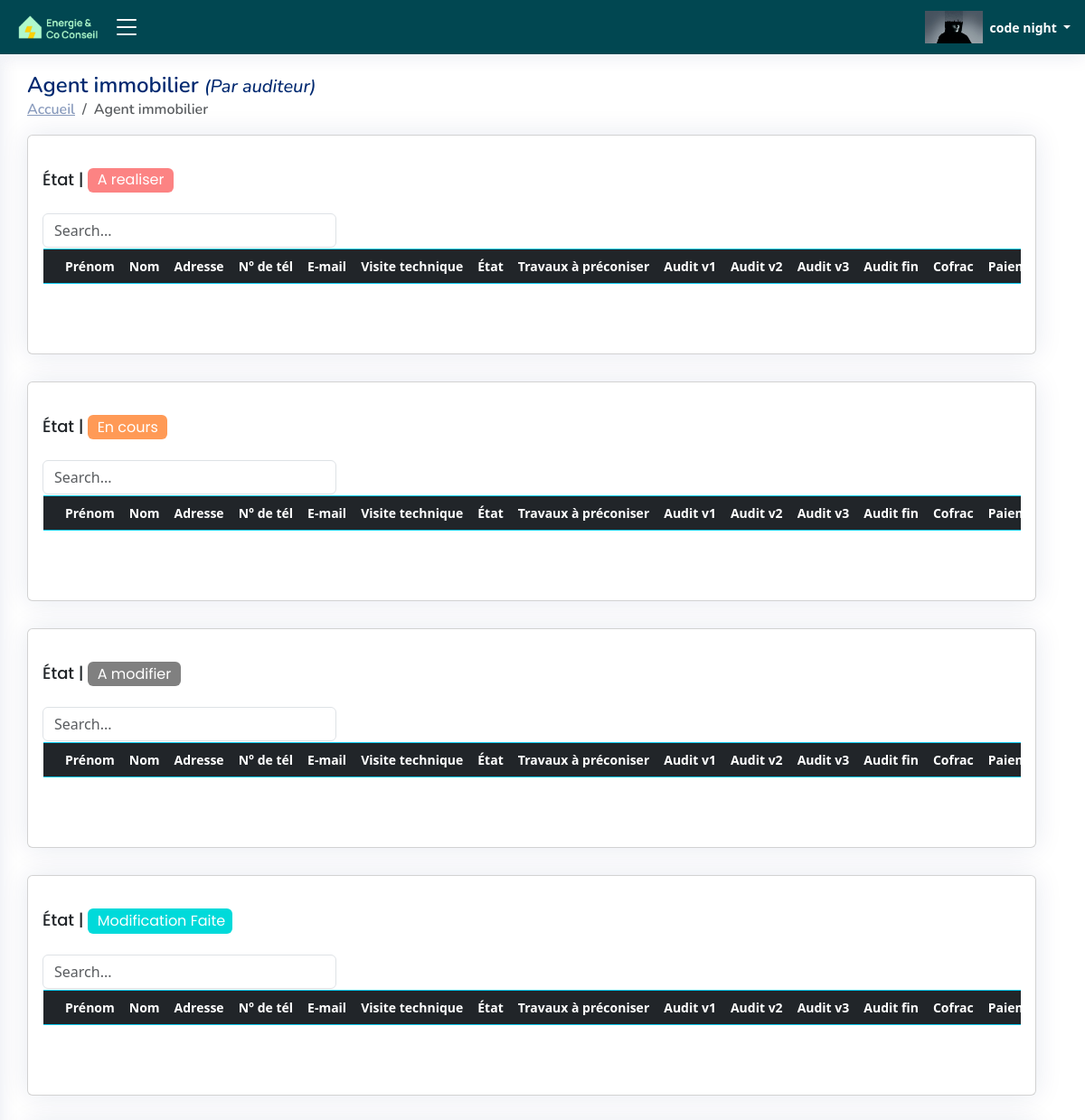
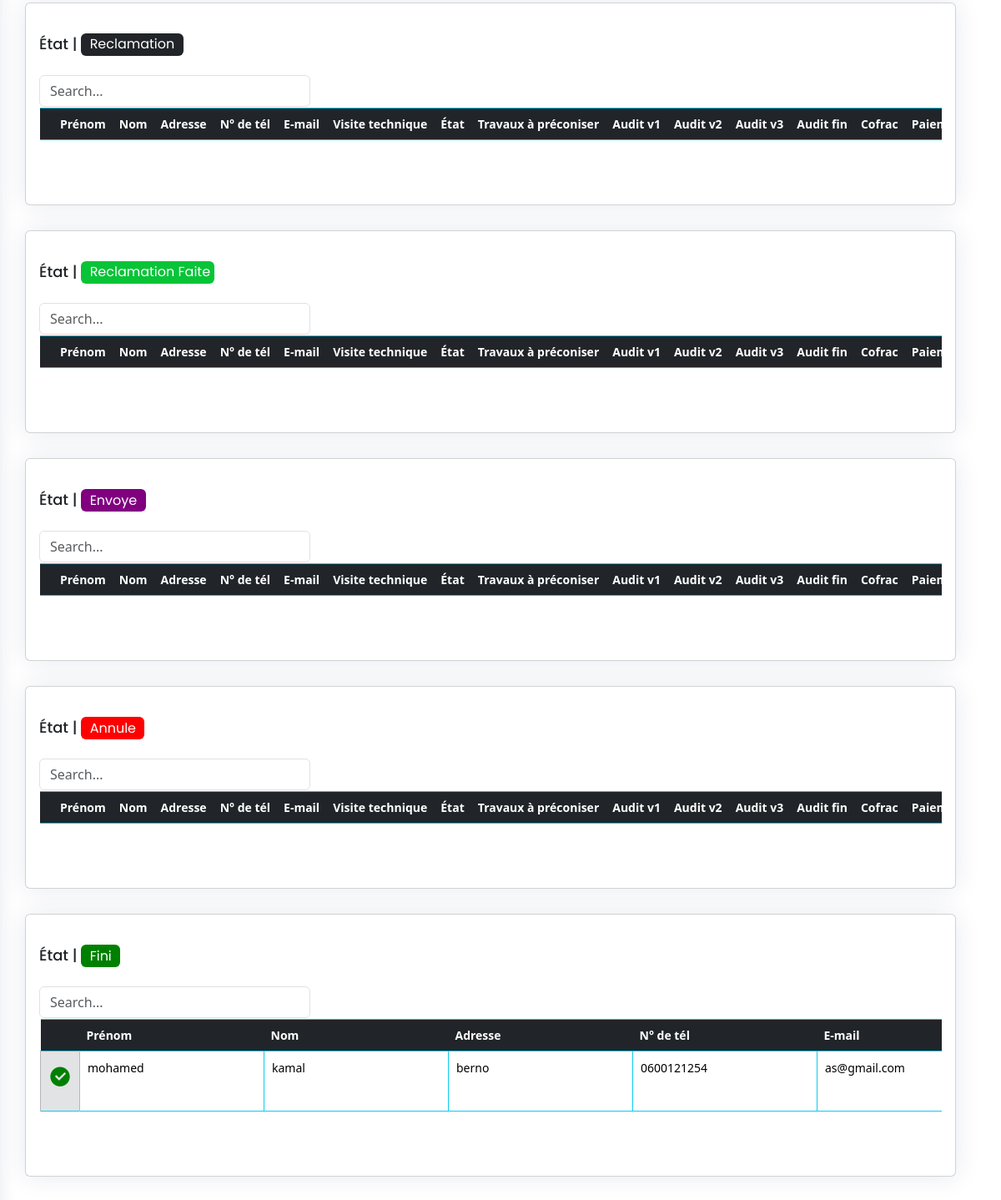
The page /AI_audit_BY_A/ (signed in) on the database its author committed (2 pictures, top to bottom).
### ERapp/models.py (models this page shows, shortened)
class USER(AbstractBaseUser, PermissionsMixin):
    email = models.EmailField(unique=True)
    first_name = models.CharField(max_length=30, blank=True, null=True)
    last_name = models.CharField(max_length=30, blank=True, null=True)
    role = models.CharField(max_length=255, blank=True, null=True)
    agent = models.CharField(max_length=30, blank=True, null=True)
    num = models.CharField(max_length=30, blank=True, null=True)
    is_active = models.BooleanField(default=True)
    is_staff = models.BooleanField(default=False)
    is_superuser = models.BooleanField(default=False)
    profile_pic = models.ImageField(blank=True, upload_to='uploads/profilePic',default='uploads/default_user_avatar.png')
    date_joined = models.DateTimeField(default=timezone.now)
    last_login = models.DateTimeField(blank=True, null=True)
    user_id = models.CharField(max_length=255,blank=True, null=True)
    auditeur = models.BooleanField(default=False)
    be = models.BooleanField(default=False)
    ai = models.BooleanField(default=False)
    com_name = models.CharField(max_length=255,blank=True, null=True)
    objects = CustomUserManager()
    USERNAME_FIELD = 'email'
    REQUIRED_FIELDS = ['first_name', 'last_name']

class TableData001(models.Model):
    cell_id = models.CharField(max_length=255,blank=True)
    firstname = models.CharField(max_length=255,blank=True)
    lastname = models.CharField(max_length=255,blank=True)
    address = models.CharField(max_length=255,blank=True)
    email = models.CharField(max_length=255,blank=True)
    num = models.CharField(max_length=255,blank=True)
    precaite = models.CharField(max_length=255,blank=True)
    vt = models.FileField(upload_to='uploads/files',blank=True)
    etat_vt = models.CharField(default="En cours",max_length=255,blank=True)
    etat = models.CharField(default="A realiser",max_length=255,blank=True)
    tp = models.CharField(max_length=255,blank=True)
    auditV1 = models.FileField(upload_to='uploads/files/%Y/%m/%d/',blank=True)
    auditV2 = models.FileField(upload_to='uploads/files/%Y/%m/%d/',blank=True)
    auditV3 = models.FileField(upload_to='uploads/files/%Y/%m/%d/',blank=True)
    cofrac = models.CharField(max_length=255,blank=True)
    paiement = models.BooleanField(default=False)
    auditeur = models.CharField(max_length=255,blank=True)
    agent= models.CharField(max_length=255,blank=True,null=True)
    bureau_d_etude = models.CharField(max_length=255,blank=True,null=True)
    be = models.BooleanField(default=False)
    ai = models.BooleanField(default=False)
    creation_time = models.DateTimeField(auto_now_add=True, blank = True)
    Envoye_time = models.DateTimeField(null=True, blank=True, default=None)
    Envoye_time_checker = models.BooleanField(default=False)
    Envoye_by_user= models.CharField(max_length=255,blank=True,null=True)
    fini_time = models.DateTimeField(null=True, blank=True, default=None)
    fini_time_checker = models.BooleanField(default=False)
    fini_by_user=models.CharField(max_length=255,blank=True,null=True)
    Modification_Faite_time = models.DateTimeField(null=True, blank=True, default=None)
    Modification_Faite_time_checker = models.BooleanField(default=False)
    Modification_Faite_time_checker_2 = models.BooleanField(default=False)
    Modification_Faite_by_user=models.CharField(max_length=255,blank=True,null=True)

### ERapp/views.py (the view)
# urls.py: path('AI_audit_BY_A/',AI_audit_BY_A ,name="AI_audit_BY_A"),
@login_required
def AI_audit_BY_A(request): # add row (,firstname,lastname,addressm,num,etat,tp,cofrac,paiment,agent,)
    redirect_page="/AI_audit_BY_A/"
    html_page="AI_audit_BY_A.html"
    list=audit_pages(request,redirect_page,html_page)
    return render(request, f"html/{html_page}", list)

### ERapp/templates/html/AI_audit_BY_A.html (shortened to what this page needs)
{% load static %}
{% load l10n %}
{% load humanize %}
<!DOCTYPE html>
<html lang="fr">
<head>
  <link rel="stylesheet" href="https://cdnjs.cloudflare.com/ajax/libs/font-awesome/5.15.3/css/all.min.css">
  <link href="{% static 'css/style.css' %}" rel="stylesheet" type="text/css">
  <link href="{% static 'vendor/bootstrap/css/bootstrap.min.css' %}" rel="stylesheet">
  <link href="{% static 'vendor/bootstrap-icons/bootstrap-icons.css' %}" rel="stylesheet">
  <link href="{% static 'vendor/boxicons/css/boxicons.min.css' %}" rel="stylesheet">
  <link href="{% static 'vendor/quill/quill.snow.css' %}" rel="stylesheet">
  <link href="{% static 'vendor/quill/quill.bubble.css' %}" rel="stylesheet">
  <link href="{% static 'vendor/remixicon/remixicon.css' %}" rel="stylesheet">
  <link href="{% static 'vendor/simple-datatables/style.css' %}" rel="stylesheet">
</head>
<body onload="load()">
  {% if user.is_authenticated  and "auditeur" in user.role  %}
  <header id="header" class="header fixed-top d-flex align-items-center">
    <div class="d-flex align-items-center justify-content-between logo_with_button" >
      <a href="{% url 'main_page' %}"  class="logo d-flex align-items-center">
        <img src="{% static 'image\logo.png' %}" alt="" >
      </a>
      <i class="bi bi-list toggle-sidebar-btn " id="click_side_bar"></i>
    </div>
    <nav class="header-nav ms-auto">
      <ul class="d-flex align-items-center">
        <li class="nav-item dropdown pe-3">
          <a class="nav-link nav-profile d-flex align-items-center pe-0" href="#" data-bs-toggle="dropdown">
            <img src="{{ user.profile_pic.url }}"  alt="Image">
            <span class="d-none d-md-block dropdown-toggle ps-2">{{ user.first_name }} {{ user.last_name }} </span>
          </a>
        </li>
      </ul>
    </nav>
  </header>
  <main id="main" class="main">
    <div class="pagetitle">
      <h1>Agent immobilier <i class="h5">(Par auditeur)</i></h1>
      <nav>
        <ol class="breadcrumb">
          <li class="breadcrumb-item"><a href="{% url 'main_page' %}">Accueil</a></li>
          <li class="breadcrumb-item active">Agent immobilier</li>
        </ol>
      </nav>
    </div>
    <section class="section dashboard">
      <div class="row">
            {% for k  in table_index %}
            <div class="row">
              <div class="col-12">
                <div class="card recent-sales">
                  <div class="card-body">
                    <h5 class="card-title">État | <span class="badge" data-badge="{{k.state}}"> {{k.state}}</span> </h5>
                    <input class="form-control" type="text" id="filterInput_{{ k.index }}" placeholder="Search..." style="width:30%;min-width:100px;">
                      <div class="overflow-auto" style="padding:1px;">
                      <form method="post"  enctype="multipart/form-data" id="myForm" >
                      <table class="table  table-hover   table-bordered  table-borderless border-info " id="tableDATA_{{k.index}}" cellspacing="0" >
                        <thead class="table-dark border-info">
                          <th class="fixed-column" ></th>
                          <th onclick="sortTable('tableDATA_{{k.index}}',1)">Prénom</th>
                          <th onclick="sortTable('tableDATA_{{k.index}}',2)">Nom</th>
                          <th onclick="sortTable('tableDATA_{{k.index}}',3)" >Adresse </th>
                          <th onclick="sortTable('tableDATA_{{k.index}}',4)">N° de tél</th>
                          <th onclick="sortTable('tableDATA_{{k.index}}',5)">E-mail</th>
                          <th colspan=2>Visite technique</th>
                          <th >État</th>
                          <th onclick="sortTable('tableDATA_{{k.index}}',9)">Travaux à préconiser</th>
                          <th>Audit v1</th>
                          <th>Audit v2</th>
                          <th>Audit v3</th>
                          <th>Audit fin</th>
                          <th onclick="sortTable('tableDATA_{{k.index}}',14)">Cofrac</th>
                          <th >Paiement</th>
                        </thead>
                        <tbody id="myTable_{{k.index}}" >
                          {% for item in data %}
                          {% if item.etat == k.state and item.ai == True and Audi in item.auditeur %}
                              <tr id="tr_{{ item.cell_id }}">
                                <td class="fixed-column table-secondary"><button  class="button_table_data" onclick="submitForm__01('{{item.cell_id}}','1','{{redirect_next_page}}','send_data')" type="button" id="table{{k.index}}_edit_col" name="button_edit_data_on_table" value="{{item.cell_id}}" ><i class="ri-checkbox-circle-fill fa-2x color_green " id="i_for_edit_button"></i></button></td>
                                <td class="td_input_cell" ><input class="input_table_data" type="text" name="table_firstname_{{ item.cell_id }}" id="table{{k.index}}_firstname{{ item.cell_id }}" value="{{ item.firstname }}" ></td>
                                <td class="td_input_cell"><input class="input_table_data" type="text" name="table_lastname_{{ item.cell_id }}" id="table{{k.index}}_lastname{{ item.cell_id }}" value="{{ item.lastname }}"  ></td>
                                <td class="td_input_cell"><input class="input_table_data" type="text" name="table_address_{{ item.cell_id }}" id="table{{k.index}}_address{{ item.cell_id }}" value="{{ item.address }}"  ></td>
                                <td class="td_input_cell"><input class="input_table_data" type="text" name="table_num_{{ item.cell_id }}" id="table{{k.index}}_num{{ item.cell_id }}" value="{{ item.num }}"  ></td>
                                <td class="td_input_cell"><input class="input_table_data" type="text" name="table_email_{{ item.cell_id }}" id="table{{k.index}}_email{{ item.cell_id }}" value="{{ item.email }}"  ></td>
                              </tr>
                              {% endif %}
                              {% endfor %}
                          </tbody>
                      </table>
                  </form>
                </div>
                  </div>
                </div>
              </div>
            </div>
            {% endfor %}
      </div>
    </section>
  </main>
  {% else %}
  <script>
    window.location.href = "{% url 'not_logged_in' %}";
  </script>
  {% endif %}
</body>
</html>

### rows shown on the page
USER: profile_pic (picture), first_name "code", last_name "night"
TableData001: firstname "mohamed", lastname "kamal", address "berno", num "0600121254", email "as@gmail.com"

### other values the page prints
{{ k.state }} "A realiser" "En cours" "A modifier" "Modification Faite" "Reclamation" "Reclamation Faite" "Envoye" "Annule" "Fini"
